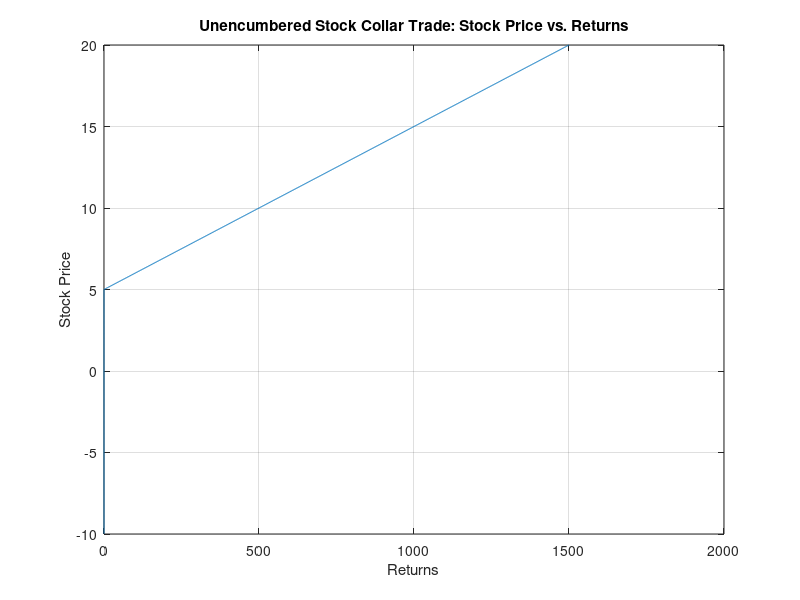

MATLAB code for this plot:
% Roger Mei
% Option Trades at Expiration
% This code models vertical spreads, covered calls, naked puts,
% collar trades, unencumbered stock collar trade, straddle trades,
% strangle trades, stock repair/enhancement trades,..
% The Returns are based on the underlying Stock Price at expiration
% compared to initial Stock Price at the start of the trade.

% Choose Type of Option Trade
%-------------------------------------------------------------------------
trade_prompt = 'Please enter the number for the type of Option Trade: \n(1) Vertical Spread\n(2) Covered Call\n(3) Naked Put\n(4) Collar Trade\n(5) Unencumbered Stock Collar Trade\n(6) Straddle Trade\n(7) Strangle Trade\n(8) Stock Repair/Enhancement\n';
trade = input(trade_prompt);
%-------------------------------------------------------------------------

% All Variables used
%-------------------------------------------------------------------------
l_strike_price = 0; % Vertical long strike
s_strike_price = 0; % Vertical short strike
l_cost = 0; % Vertical long cost
s_cost = 0; % Vertical short cost
tt = ''; % Type of spread trade 
x = zeros(1,2000); % Returns values
y = zeros(1,2000); % Stock Prices values
%-------------------------------------------------------------------------

% This part of the code asks for inputs for the initial stock price.
%-------------------------------------------------------------------------
isp_prompt = 'Please input the price of the underlying stock at the start of the trade: ';
isp = input(isp_prompt);
% This creates the y-axis, $15 above and below the initial stock price.
for ii = 1: 2000
    y(ii) = (isp - 15) + ii*(30/2000);
end
%-------------------------------------------------------------------------

% Initial Inputs for Vertical Spread
if trade == 1
%%%%%%%%%%%%%%%%%%%%%%%%%%%%%VERTICAL SPREAD%%%%%%%%%%%%%%%%%%%%%%%%%%%%%%%
% Calls or Puts?
cp_prompt = 'Please enter 1 for calls or 2 for puts: ';
cp = input(cp_prompt);

if cp == 1
    % This asks for the strike price and price per share of the long call contract.
    long_strike_prompt = 'Please input the strike price of the LONG call contract: ';
    l_strike_price = input(long_strike_prompt);
    lc_prompt = 'Please input the cost (per share) of the LONG call: ';
    l_cost = input(lc_prompt);

    % This asks for the strike price and price per share of the short call contract.
    short_strike_prompt = 'Please input the strike price of the SHORT call contract: ';
    s_strike_price = input(short_strike_prompt);
    sc_prompt = 'Please input the cost (per share) of the SHORT call: ';
    s_cost = input(sc_prompt);
elseif cp == 2
    % This asks for the strike price and price per share of the long put contract.
    long_strike_prompt = 'Please input the strike price of the LONG put contract: ';
    l_strike_price = input(long_strike_prompt);
    lc_prompt = 'Please input the cost (per share) of the LONG put: ';
    l_cost = input(lc_prompt);

    % This asks for the strike price and price per share of the short put contract.
    short_strike_prompt = 'Please input the strike price of the SHORT put contract: ';
    s_strike_price = input(short_strike_prompt);
    sc_prompt = 'Please input the cost (per share) of the SHORT put: ';
    s_cost = input(sc_prompt);
else
    wrongcp = '1(calls) or 2(puts) was not entered.';
    disp(wrongcp);
end

%-------------------------------------------------------------------------


% Creates Returns
%-------------------------------------------------------------------------
if (cp == 1) && (s_strike_price > l_strike_price)
    % Bull Call
    tt = 'Bull Call Debit Spread: Returns vs Stock Price';
    
    cost = s_cost - l_cost;
    % Debit spreads must have a net debit. This issues a warning if there is a
    % net credit instead of net debit.
    if cost > 0
        error 'The long call must cost more than the short call.';
    end
    % In a debit spread, the maximum return is the difference in the strike
    % prices minus the cost. 
    max_return = s_strike_price - l_strike_price + cost;
    
    % This creates the Return values per share at each Stock Price.
    % The if loop minimizes the losses of the trade to the initial cost of the
    % trade.
    for jj = 1:2000
        x(jj) = y(jj) - l_strike_price + cost;
            if x(jj) < cost
            x(jj) = cost;
            else x(jj) = x(jj);
            end
    
            if x(jj) > max_return
            x(jj) = max_return;
            else x(jj) = x(jj);
            end
    end
    
elseif (cp == 1) && (l_strike_price > s_strike_price)
    % Bear Call
    tt = 'Bear Call Credit Spread: Returns vs Stock Price';
    
    cost = s_cost - l_cost;
    % Credit spreads must have a net credit. This issues a warning if there is a
    % net debit instead of net credit.
    if cost < 0
        error 'The short put must cost more than the long put.';
    end
    % In a credit spread, the maximum return is the initial credit.
    max_return = cost;
    
    % The worst case is the difference in the strike prices plus the 
    % initial net credit. 
    for jj = 1:2000
        x(jj) = s_strike_price - y(jj) + cost;
            if x(jj) < s_strike_price - l_strike_price + cost;
            x(jj) = s_strike_price - l_strike_price + cost;
            else x(jj) = x(jj);
            end
        
            if x(jj) > max_return
            x(jj) = max_return;
            else x(jj) = x(jj);
           end
    end

elseif (cp == 2) && (l_strike_price > s_strike_price)  
    % Bear Put
    tt = 'Bear Put Debit Spread: Returns vs Stock Price';
    
    cost = s_cost - l_cost;
    % Debit spreads must have a net debit. This issues a warning if there is a
    % net credit instead of net debit.
    if cost > 0
        error 'The long put must cost more than the short put';
    end
    % In a debit spread, the maximum return is the difference in the strike
    % prices minus the cost. 
    max_return = l_strike_price - s_strike_price + cost;
    
    % Minimum is the initial cost.
    for jj = 1:2000
        x(jj) = l_strike_price - y(jj) + cost;
            if x(jj) < cost
            x(jj) = cost;
            else x(jj) = x(jj);
            end
            
            if x(jj) > max_return
            x(jj) = max_return;
            else x(jj) = x(jj);
            end
    end

elseif (cp == 2) && (s_strike_price > l_strike_price)
    % Bull Put
    tt = 'Bull Put Credit Spread: Returns vs Stock Price';
    
    cost = s_cost - l_cost;
    % Credit spreads must have a net credit. This issues a warning if there is a
    % net debit instead of net credit.
    if cost < 0
        error 'The short put must cost more than the long put';
    end
    % In a credit spread, the maximum return is the initial credit.
    max_return = cost;
    
    % The worst case is the difference in the strike prices plus the
    % initial net credit.
    for jj = 1:2000
        x(jj) = y(jj) - s_strike_price + cost;
            if x(jj) < l_strike_price - s_strike_price + cost;
            x(jj) = l_strike_price - s_strike_price + cost;
            else x(jj) = x(jj);
            end
            
            if x(jj) > max_return
            x(jj) = max_return;
            else x(jj) = x(jj);
            end
    end
    
else disp('This is not a vertical spread trade.')    
end
%%%%%%%%%%%%%%%%%%%%%%%%%END VERTICAL SPREAD%%%%%%%%%%%%%%%%%%%%%%%%%%%%%%%

%%%%%%%%%%%%%%%%%%%%%%%%%COVERED CALL%%%%%%%%%%%%%%%%%%%%%%%%%%%%%%%%%%%%%%
elseif trade == 2 
tt = 'Covered Call: Stock Price vs. Returns';
ccstrike_prompt = 'Please input the strike price of the covered call: ';
ccstrike = input(ccstrike_prompt);
cccost_prompt = 'Please input the cost of the covered call: ';
cccost = input(cccost_prompt);

max_return = ccstrike + cccost - isp;
min = -isp + cccost; % Minimum when stock price = 0 + initial credit
for jj = 1:2000
    x(jj) = y(jj) - isp + cccost; 
    if x(jj) < min
        x(jj) = min;
    else x(jj) = x(jj);
    end
    if x(jj) > max_return
        x(jj) = max_return;
    else x(jj) = x(jj);
    end
end
%%%%%%%%%%%%%%%%%%%%%%%%%%%END COVERED CALL%%%%%%%%%%%%%%%%%%%%%%%%%%%%%%%%

%%%%%%%%%%%%%%%%%%%%%%%%%%%%NAKED PUT%%%%%%%%%%%%%%%%%%%%%%%%%%%%%%%%%%%%%%
elseif trade == 3 
tt = 'Naked Put: Stock Price vs. Returns';
npstrike_prompt = 'Please input the strike price of the naked put: ';
npstrike = input(npstrike_prompt);
npcost_prompt = 'Please input the cost of the naked put: ';
npcost = input(npcost_prompt);

max_return = npcost; 
min = -npstrike + npcost; % Minimum when stock price = 0 + initial credit
for jj = 1:2000
    x(jj) = y(jj) - npstrike + npcost; 
    if x(jj) < min
        x(jj) = min;
    else x(jj) = x(jj);
    end
    if x(jj) > max_return
        x(jj) = max_return;
    else x(jj) = x(jj);
    end
end
%%%%%%%%%%%%%%%%%%%%%%%%%%%%%%END NAKED PUT%%%%%%%%%%%%%%%%%%%%%%%%%%%%%%%%

%%%%%%%%%%%%%%%%%%%%%%%%%COLLAR TRADE%%%%%%%%%%%%%%%%%%%%%%%%%%%%%%%%%%%%%%
elseif trade == 4 
tt = 'Collar Trade: Stock Price vs. Returns';
ccstrike_prompt = 'Please input the strike price of the covered call: ';
ccstrike = input(ccstrike_prompt);
cccost_prompt = 'Please input the cost of the covered call: ';
cccost = input(cccost_prompt);
lpstrike_prompt = 'Please input the strike price of the long put: ';
lpstrike = input(lpstrike_prompt);
lpcost_prompt = 'Please input the cost of the long put: ';
lpcost = input(lpcost_prompt);

max_return = ccstrike + cccost - isp - lpcost; 
min = lpstrike -isp + cccost - lpcost;
% Minimum when stock price goes below long put strike price, including both
% costs of long put and covered call.
for jj = 1:2000
    x(jj) = y(jj) - isp + cccost - lpcost; 
    if x(jj) < min
        x(jj) = min;
    else x(jj) = x(jj);
    end
    if x(jj) > max_return
        x(jj) = max_return;
    else x(jj) = x(jj);
    end
end
%%%%%%%%%%%%%%%%%%%%%%%%%%%END COLLAR TRADE%%%%%%%%%%%%%%%%%%%%%%%%%%%%%%%%

%%%%%%%%%%%%%%%%%%%UNENCUMBERED STOCK COLLAR TRADE %%%%%%%%%%%%%%%%%%%%%%%%
elseif trade == 5 %WRONG, HORIZONTAL Y AXIS? , RETURNS WRONG
disp('This trade assumes long 200 shares of stock, 1 short call, 1 long put.')
tt = 'Unencumbered Stock Collar Trade: Stock Price vs. Returns';
ccstrike_prompt = 'Please input the strike price of the covered call: ';
ccstrike = input(ccstrike_prompt);
cccost_prompt = 'Please input the cost of the covered call: ';
cccost = input(cccost_prompt);
lpstrike_prompt = 'Please input the strike price of the long put: ';
lpstrike = input(lpstrike_prompt);
lpcost_prompt = 'Please input the cost of the long put: ';
lpcost = input(lpcost_prompt);

max_return = 2*ccstrike + cccost - 2*isp - lpcost; 
min = lpstrike -isp + cccost - lpcost;
% Minimum when stock price goes below long put strike price, including both
% costs of long put and covered call.
for jj = 1:2000
    x(jj) = 2*y(jj) - 2*isp + cccost - lpcost; 
    if x(jj) < min
        x(jj) = min;
    else x(jj) = x(jj);
    end
    if x(jj) > max_return
        x(jj) = 2*ccstrike + cccost - 2*isp - lpcost + y(jj) -isp;
    else x(jj) = x(jj);
    end
end
%%%%%%%%%%%%%%%%%%%END UNENCUMBERED STOCK COLLAR TRADE %%%%%%%%%%%%%%%%%%%%

%%%%%%%%%%%%%%%%%%%%%%%%%%%%STRADDLE TRADE%%%%%%%%%%%%%%%%%%%%%%%%%%%%%%%%%
elseif trade == 6 
tt = 'Straddle Trade: Stock Price vs. Returns';
cpstrike_prompt = 'Please input the strike price of the long call and long put: ';
cpstrike = input(cpstrike_prompt);
lccost_prompt = 'Please input the cost of the long call: ';
lccost = input(lccost_prompt);
lpcost_prompt = 'Please input the cost of the long put: ';
lpcost = input(lpcost_prompt);

min = -lpcost - lccost; % Minimum is combined costs of the long options.
for jj = 1:2000
    x(jj) = y(jj) - cpstrike - lccost - lpcost; 
    if y(jj) < cpstrike
        x(jj) = cpstrike - y(jj) - lpcost - lccost;
    end
    if x(jj) < min
        x(jj) = min;
    else x(jj) = x(jj);
    end
end
%%%%%%%%%%%%%%%%%%%%%%%%%%%%END STRADDLE TRADE%%%%%%%%%%%%%%%%%%%%%%%%%%%%%

%%%%%%%%%%%%%%%%%%%%%%%%%%%%STRANGLE TRADE%%%%%%%%%%%%%%%%%%%%%%%%%%%%%%%%%
elseif trade == 7 
tt = 'Strangle Trade: Stock Price vs. Returns';
lcstrike_prompt = 'Please input the strike price of the long call: ';
lcstrike = input(lcstrike_prompt);
lccost_prompt = 'Please input the cost of the long call: ';
lccost = input(lccost_prompt);
lpstrike_prompt = 'Please input the strike price of the long put: ';
lpstrike = input(lpstrike_prompt);
lpcost_prompt = 'Please input the cost of the long put: ';
lpcost = input(lpcost_prompt);

min = -lpcost - lccost; % Minimum is combined costs of the long options.
for jj = 1:2000
    x(jj) = y(jj) - cpstrike - lccost -lpcost; 
    if y(jj) < lpstrike
        x(jj) = lpstrike - y(jj) - lpcost - lccost;
    end
    if x(jj) < min
        x(jj) = min;
    else x(jj) = x(jj);
    end
end
%%%%%%%%%%%%%%%%%%%%%%%%%%%%END STRANGLE TRADE%%%%%%%%%%%%%%%%%%%%%%%%%%%%%

%%%%%%%%%%%%%%%%%%%%%%%STOCK REPAIR/ENHANCEMENT%%%%%%%%%%%%%%%%%%%%%%%%%%%%
elseif trade == 8 
tt = 'Stock Repair/Enhancement: Stock Price vs. Returns';
ccstrike_prompt = 'Please input the strike price of the covered call: ';
ccstrike = input(ccstrike_prompt);
cccost_prompt = 'Please input the cost of the covered call: ';
cccost = input(cccost_prompt);

max_return = ccstrike + cccost - isp;
min = -isp + cccost; % Minimum when stock price = 0 + initial credit
for jj = 1:2000
    x(jj) = y(jj) - isp + cccost; 
    if x(jj) < min
        x(jj) = min;
    else x(jj) = x(jj);
    end
    if x(jj) > max_return
        x(jj) = max_return;
    else x(jj) = x(jj);
    end
end
cost = s_cost - l_cost; %BULL CALL DEBIT
    
    % In a debit spread, the maximum return is the difference in the strike
    % prices minus the cost. 
    max_return = s_strike_price - l_strike_price + cost;
    
    % BULL CALL RETURNS
    for jj = 1:2000
        x(jj) = y(jj) - l_strike_price + cost;
            if x(jj) < cost
            x(jj) = cost;
            else x(jj) = x(jj);
            end
    
            if x(jj) > max_return
            x(jj) = max_return;
            else x(jj) = x(jj);
            end
    end
    
%%%%%%%%%%%%%%%%%%%%%%%%%END STOCK REPAIR/ENHANCEMENT%%%%%%%%%%%%%%%%%%%%%%

else disp('Please enter a number 1-')
end  %end trade type 

% Creates Risk Graph
%-------------------------------------------------------------------------
% This is the Total Returns of the trade per contract. Since a contract is
% 100 shares, the returns per share is multiplied by 100.
TR = x*100;


% This plots the Total Returns for each Stock Price.
plot(TR,y,0,y,'k-.')
grid on
xlabel('Returns')
ylabel('Stock Price')
title(tt);
%-------------------------------------------------------------------------
